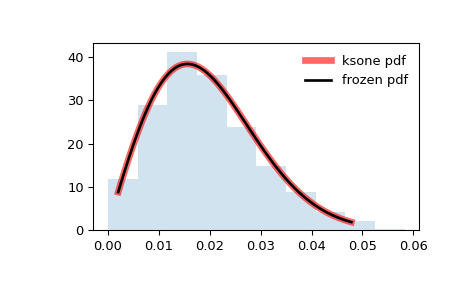

This chart was generated by the following Python code:
from scipy.stats import ksone
import matplotlib.pyplot as plt
fig, ax = plt.subplots(1, 1)

# Calculate the first four moments:

n = 1e+03
mean, var, skew, kurt = ksone.stats(n, moments='mvsk')

# Display the probability density function (``pdf``):

x = np.linspace(ksone.ppf(0.01, n),
                ksone.ppf(0.99, n), 100)
ax.plot(x, ksone.pdf(x, n),
       'r-', lw=5, alpha=0.6, label='ksone pdf')

# Alternatively, the distribution object can be called (as a function)
# to fix the shape, location and scale parameters. This returns a "frozen"
# RV object holding the given parameters fixed.

# Freeze the distribution and display the frozen ``pdf``:

rv = ksone(n)
ax.plot(x, rv.pdf(x), 'k-', lw=2, label='frozen pdf')

# Check accuracy of ``cdf`` and ``ppf``:

vals = ksone.ppf([0.001, 0.5, 0.999], n)
np.allclose([0.001, 0.5, 0.999], ksone.cdf(vals, n))
# True

# Generate random numbers:

r = ksone.rvs(n, size=1000)

# And compare the histogram:

ax.hist(r, density=True, histtype='stepfilled', alpha=0.2)
ax.legend(loc='best', frameon=False)
plt.show()
